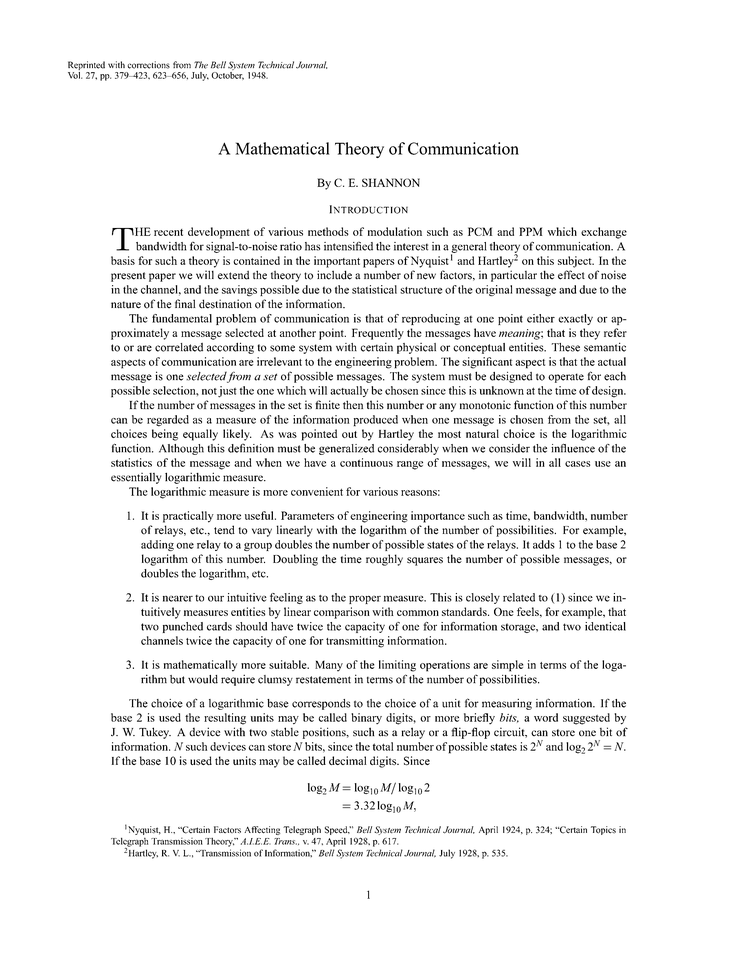
#> input picture TCI/image.png, 738 x 956 px, shrunk from 2550 x 3300 before the run
$ jupyter execute --allow-errors '[TCI] TP.ipynb'
#> lines starting #> are read from the running program, lines starting #| are printed output that depends on the picture
### TP1 : Source coding

On crée nous même un alphabet A avec les probas associés, on génère un vecteur aléatoire avec les symboles de l'alphabet. On calcule l'entropie, puis l'entropie réelle à partir de l'apparition des symboles dans le vecteur.

[cell 1]
Alphabet = {'A': 0.36, 'B': 0.12,'C': 0.35,'D': 0.04,'E': 0.09,'F': 0.01,'G': 0.03}

[cell 2]
import random

def genVecteur(n, Alpha):
    tab = []
    for i in range(n) :
        r = random.randint(0,999999999)
        r = r%100
        val = 0.0
        for cle,valeur in Alpha.items():
            val += valeur*100
            if (r <= val) :
                tab.append (cle)
                break
    return tab

[cell 3]
import math as m

def entropieReelle(X, Alpha):
    # print(X)
    dico = {}
    ent = 0
    for key in Alpha:
        dico[key] = 0
    for i in range (len(X)):
        dico[X[i]]=dico[X[i]]+1
    for cle, valeur in dico.items():
        pReelle = valeur/len(X)
        if pReelle != 0:
            ent = ent + pReelle*m.log(pReelle, 2)
    return -ent

[cell 4]
entropieReelle(genVecteur(100, Alphabet), Alphabet)

[cell 5]
Alphabet2 = {'A': 0.5, 'B': 0.5 }

entropieReelle(genVecteur(1000, Alphabet2), Alphabet2)

[cell 6]
import matplotlib.pyplot as plt
import numpy as np

def affichage(n):
#> called with n = 1000
    Lx = np.linspace(0.001,0.999,n)
    LyR=[]
    LyT=[]
    for a in Lx:
        Alphabet3 = {'0': a, '1': 1-a}
        LyT.append(-(a*m.log(a,2) + (1-a)*m.log(1-a,2)))
        LyR.append(entropieReelle(genVecteur(100, Alphabet3), Alphabet3))
    plt.plot(Lx, LyR)
    plt.plot(Lx, LyT)
    plt.show()
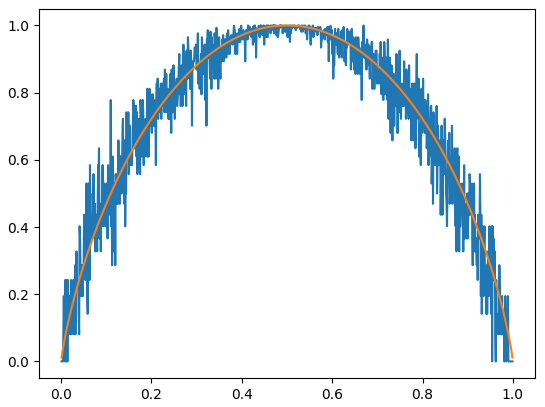
#> figure drawn by matplotlib, 1 panel; curve peaks at x = 0.414, y = 1; curve peaks at x = 0.5, y = 1

affichage(1000)

Question 4

            (p00               p10)
            (p01               p11)

(p0     p1) (p0*p00+p1*p01     p0*p10+p1*p11)

On a donc p0 = p0*p00+p1*p01 en régime stationnaire

or p1 = 1-p0

On obtient donc p0*p00 + (1-p0)*p01 = p0

p0*(p00-1-p01)=-p01

p0=p01/(1+p01-p00)
p1=(1-p00)/(1+p01-p00)

H(xk)   = Σ (xk|x(k-1)).p(x(k-1))
        = H(xk|x(k-1)=0).p(x(k-1)=0) + H(xk|x(k-1)=1).p(x(k-1)=1)
        = H(xk|x(k-1)=0).p0 + H(xk|x(k-1)=1).p1
        = -[ p(xk=0|x(k-1)=0).log2(p(xk=0|x(k-1)=0)) + p(xk=1|x(k-1)=0).log2(p(xk=1|x(k-1)=0)) ].p0
          -[ p(xk=0|x(k-1)=1).log2(p(xk=0|x(k-1)=1)) + p(xk=1|x(k-1)=1).log2(p(xk=1|x(k-1)=1)) ].p1
        = -[ p00.log2(p00) + p01.log2(p01) ].p0 - [ p10.log2(p10) + p11.log2(p11) ].p1


[cell 7]
from PIL import Image as Img
import numpy as np

def matriceTransition(picture):
#> called with picture = './image.png'
    im = Img.open(picture)
#> im is the input picture: PIL image 738x956 RGB; min 0, max 255, mean 241.3
    imgData = np.asarray(im)
    nN = 0
    bN = 0
    for i in range(len(imgData)):
        for j in range(len(imgData[0])):
            if imgData[i][j] == 0 and imgData[(i+1)%len(imgData)][j] == 0: # si on a un pixel noir et que le pixel "proche" associé est noir
                nN += 1 # on augmente le compteur de pixel noir associé à un pixel noir
            if imgData[i][j] == 1 and imgData[(i+1)%len(imgData)][j] == 0: # si on a un pixel blanc et que le pixel "proche" associé est noir
                bN += 1 # on augmente le compteur de pixel blanc associé à un pixel noir
#> this loop made 1 pass
#> after the loop, bN = 0; nN = 0
    nbPixel = len(imgData)*len(imgData[0]) # on calcule le nombre de pixels total
    P = [[nN/nbPixel, 1-(nN/nbPixel)], [bN/nbPixel, 1-(bN/nbPixel)]]
    return P

#> (a cell that did not finish here is left out)

[cell 9]
from PIL import Image as Img
import numpy as np

# [31 lines left out: function matriceTransition2, not called in this run]


#print(matriceTransition2(r"./image.png"))

[cell 10]
import numpy as np
import matplotlib.pyplot as plt
import cv2

# Question 2 et 3
def kMeansAlgo(k):
    image = cv2.imread('ex9Data/bird_small.tiff')
    image = cv2.cvtColor(image, cv2.COLOR_BGR2RGB)
    criteria = (cv2.TERM_CRITERIA_EPS + cv2.TERM_CRITERIA_MAX_ITER, 100, 0.85)
    pixel_vals = image.reshape((-1,3))
    pixel_vals = np.float32(pixel_vals)
    retval, labels, centers = cv2.kmeans(pixel_vals, k, None, criteria, 10, cv2.KMEANS_RANDOM_CENTERS)
    centers = np.uint8(centers)
    segmented_data = centers[labels.flatten()]
    segmented_image = segmented_data.reshape((image.shape))
    return (image, segmented_image)

def dessinerImg(img):
    plt.imshow(img)

#Question 3
(img, imgSeg) = kMeansAlgo(10)
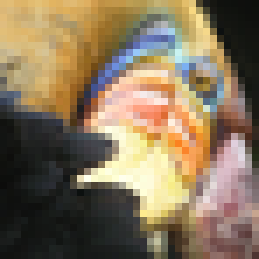
#> input picture TCI/ex9Data/bird_small.tiff, 37 x 37 px, shrunk from 128 x 128 before the run (shown 7 times larger)
#> in kMeansAlgo, image is the input picture: shape (37, 37, 3); mean B, G, R 91.3, 117.3, 135.3
#> in kMeansAlgo, `pixel_vals = image.reshape((-1,3))`: pixel_vals = 1369 rows, first 8: [224, 187, 117], [226, 189, 118], [223, 181, 106], [221, 181, 104], [226, 188, 112], [228, 193, 118], [227, 187, 109], [226, 180, 97]
#> in kMeansAlgo, `retval, labels, centers = cv2.kmeans(pixel_vals, k, None, criteria, 10..`: retval = 937012.5; labels = 1369 values, max 9 at index 94, min 0 at index 13, mean 4.42; centers = [[205.3, 149, 75.38], [231.6, 204.7, 169], [218.6, 180.3, 117.5], [73.45, 63.35, 55.63], [136.2, 163, 195.8], [25.61, 27.39, 25.12], [170.1, 148.5, 128.5], [248.6, 239.7, 202.5], [151.5, 113.1, 55.18], [118.9, 104.8, 101.3]]
#> in kMeansAlgo, `centers = np.uint8(centers)`: centers = [[205, 149, 75], [231, 204, 169], [218, 180, 117], [73, 63, 55], [136, 163, 195], [25, 27, 25], [170, 148, 128], [248, 239, 202], [151, 113, 55], [118, 104, 101]]
#> in kMeansAlgo, `segmented_data = centers[labels.flatten()]`: segmented_data = 1369 rows, first 8: [218, 180, 117], [218, 180, 117], [218, 180, 117], [218, 180, 117], [218, 180, 117], [218, 180, 117], [218, 180, 117], [218, 180, 117]
#> in kMeansAlgo, `segmented_image = segmented_data.reshape((image.shape))`:
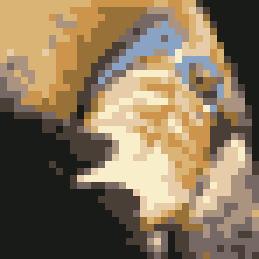
#> segmented_image: shape (37, 37, 3) (shown 7 times larger); mean R, G, B 134.8, 116.9, 91
dessinerImg(imgSeg)

[cell 11]
#Question 4

from sklearn.metrics import mean_squared_error
import numpy as np

def D(k):
    (img, imgseg) = kMeansAlgo(k)
    MSE = np.square(np.subtract(img,imgseg)).mean()
    return MSE

D(10)
#> call 2 of kMeansAlgo, with k = 10
#> in kMeansAlgo (call 2), `retval, labels, centers = cv2.kmeans(pixel_vals, k, None, criteria, 10..`: retval = 930826.5; labels = 1369 values, max 9 at index 29, min 0 at index 0, mean 5.12; centers = [[219.8, 178.4, 114.4], [198.6, 144.5, 71.31], [144.1, 107.7, 52.02], [170.3, 147.9, 126.6], [248.5, 239.3, 202.1], [230.8, 204.2, 167.7], [137.9, 163.3, 194.5], [117.2, 103.6, 100], [69.56, 60.76, 55.13], [25.33, 27.11, 24.82]]
#> in kMeansAlgo (call 2), `centers = np.uint8(centers)`: centers = [[219, 178, 114], [198, 144, 71], [144, 107, 52], [170, 147, 126], [248, 239, 202], [230, 204, 167], [137, 163, 194], [117, 103, 100], [69, 60, 55], [25, 27, 24]]
#> in kMeansAlgo (call 2), `segmented_data = centers[labels.flatten()]`: segmented_data = 1369 rows, first 8: [219, 178, 114], [219, 178, 114], [219, 178, 114], [219, 178, 114], [219, 178, 114], [219, 178, 114], [219, 178, 114], [219, 178, 114]
#> in kMeansAlgo (call 2), `segmented_image = segmented_data.reshape((image.shape))`:
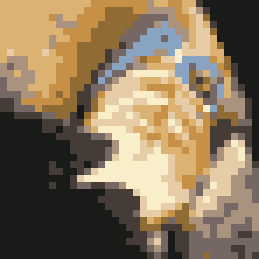
#> segmented_image: shape (37, 37, 3) (shown 7 times larger); mean R, G, B 134.8, 116.9, 90.9
#> in D, `MSE = np.square(np.subtract(img,imgseg)).mean()`: MSE = 74.39

[cell 12]
#Question 4

def codingRateRLE(k):
    (img, imgData) = kMeansAlgo(k)
    res, codebook, index = [], {}, 1
    for i in range(len(imgData)): # on parcourt toutes les lignes de l'image
        colorActual = imgData[i][0] # on initialise la première couleur
        string_row = "" # chaîne représentant la ligne en cours d'étude
        nombrePixel = 0 # nombre de pixels de cette couleur
        for j in range(len(imgData[0])): # on parcourt une ligne de l'image
            if (imgData[i][j] == colorActual).all() : # si la couleur du pixel étudié est identique à la précédente
                nombrePixel += 1 # on augmente
            else : # sinon (si la couleur est différente)
                if nombrePixel != 0 : # si le nombre de pixel est non nul
                    (codeIn, codebook, index) = miseEnDico(codebook, colorActual, index)
                    string = str(codeIn) + " " + str(nombrePixel) + ";"
                    string_row += string
                nombrePixel = 1
                colorActual = imgData[i][j]
                codeIn = codebook.get(colorToKey(list(colorActual)))
        colorActual = imgData[i][j]
        (codeIn, codebook, index) = miseEnDico(codebook, colorActual, index)
        string = str(codeIn) + " " + str(nombrePixel)
        string_row += string
        res.append(string_row)
        nombrePixel = 0
    return res, codebook

[cell 13]
# Fonctions annexes TP2 Q4

def colorToKey(liste):
    string = ""
    for i in range (3):
        string+= str(liste[i])
        if i != 2:
            string+= ","
    return string

def miseEnDico(dico, color, index):
    cle = colorToKey(list(color))
    if cle not in dico: # on regarde si on connaît ce code couleur dans le codebook
        dico[cle]=index # on ajoute la clé au dictionnaire
        code = index # on conserve le code de cette couleur
        index+=1
    else: # si la clé est connue
        code = dico.get(cle) # on récupère le code de cette couleur
    return (code,dico, index)

[cell 14]
#Test Q4

(result, cb) = codingRateRLE(5)
#> call 3 of kMeansAlgo, with k = 5
#> in kMeansAlgo (call 3), `retval, labels, centers = cv2.kmeans(pixel_vals, k, None, criteria, 10..`: retval = 1854391.6; labels = 1369 values, max 4 at index 52, min 0 at index 64, mean 1.96; centers = [[239.9, 221.6, 184.6], [209.4, 166.5, 102.4], [32.3, 32.79, 30.47], [152.7, 150.8, 158], [126, 100.8, 74.32]]
#> in kMeansAlgo (call 3), `centers = np.uint8(centers)`: centers = [[239, 221, 184], [209, 166, 102], [32, 32, 30], [152, 150, 157], [125, 100, 74]]
#> in kMeansAlgo (call 3), `segmented_data = centers[labels.flatten()]`: segmented_data = 1369 rows, first 8: [209, 166, 102], [209, 166, 102], [209, 166, 102], [209, 166, 102], [209, 166, 102], [209, 166, 102], [209, 166, 102], [209, 166, 102]
#> in kMeansAlgo (call 3), `segmented_image = segmented_data.reshape((image.shape))`:
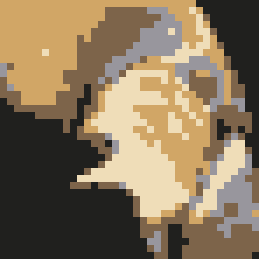
#> segmented_image: shape (37, 37, 3) (shown 7 times larger); mean R, G, B 134.7, 116.7, 90.8
#> the loop in codingRateRLE, `for i in range(len(imgData)): # on parcourt toutes les lignes de l'image` made 37 passes
#> (string_row, index) on passes 2 to 9: ('1 15;3 6;4 3;1 3;5 1;1 1;2 8', 6), ('1 15;3 8;4 2;1 3;5 1;3 1;2 7', 6), ('1 14;3 8;4 4;1 2;5 1;1 1;2 7', 6), ('1 13;3 7;4 4;5 1;4 1;1 2;5 2;3 1;2 6', 6), ('1 11;3 1;1 1;3 7;4 6;1 3;5 1;1 1;2 6', 6), ('1 11;3 8;4 7;5 1;1 1;5 2;1 1;3 1;2 5', 6), ('1 6;5 1;1 4;3 7;4 7;5 4;1 3;2 5', 6), ('1 11;3 5;4 4;3 1;1 2;5 4;4 3;1 2;3 1;2 4', 6)
#> (string_row, string, index) on passes 10 to 14: ('', '2 4', 6), ('', '2 3', 6), ('', '2 3', 6), ('', '2 2', 6), ('', '', 6)
print(result[0:10],cb)
#> (printed output is left out)
(im1, im2)=kMeansAlgo(5)
dessinerImg(im2)

[cell 15]
import math

# [35 lines left out: function R, not called in this run]

[cell 16]
import math
from math import floor, log

def R2(k):
    img = 'ex9Data/bird_small.tiff'
    rle, codebook = codingRateRLE(k)
    res = 0
    image = cv2.imread(img)
    nb_col = image.shape[0]
    nb_ligne = image.shape[1]
    for i in range(len(rle)):
        raw = rle[i]
        list = raw.split(";")
        for obj in list:
            couple = obj.split(" ")
            res += floor(log(int(couple[0]),2)) + floor(log(int(couple[1]),2)) + 2
    res += 24*k
    res = res / (nb_col*nb_ligne)
    return res

R2(4)
#> in kMeansAlgo (call 5), `segmented_image = segmented_data.reshape((image.shape))`:
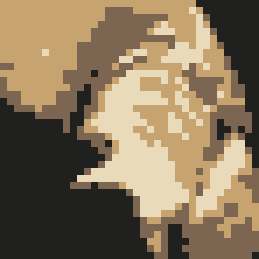
#> segmented_image: shape (37, 37, 3) (shown 7 times larger); mean R, G, B 134.7, 117.1, 90.7
#> the loop in codingRateRLE (call 2), `for i in range(len(imgData)): # on parcourt toutes les lignes de l'image` made 37 passes
#> the loop in R2, `for i in range(len(rle)):` made 37 passes

[cell 17]
# Question 5
from matplotlib import pyplot

def courbeDR():
    Lx = []
    Ly = []
    for k in range (2, 21):
        Lx.append(R2(k))
#> in kMeansAlgo (call 6), `segmented_image = segmented_data.reshape((image.shape))`:
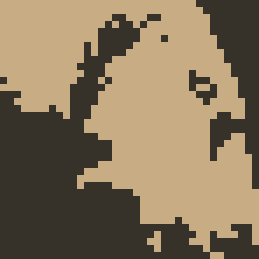
#> segmented_image: shape (37, 37, 3) (shown 7 times larger); mean R, G, B 134.8, 117.1, 90.8
#> the loop in R2 (call 2), `for i in range(len(rle)):` made 37 passes
        Ly.append(D(k))
    pyplot.scatter(Lx, Ly, c = 'red')

courbeDR()
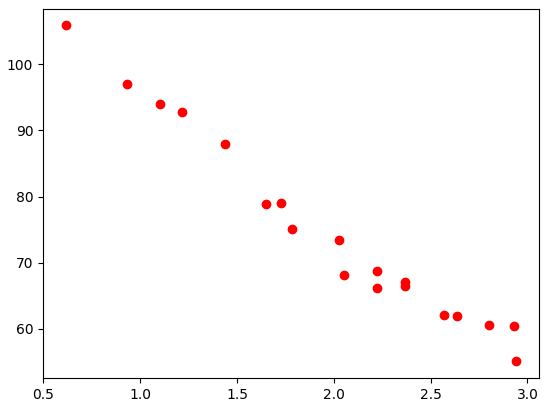
#> figure drawn by matplotlib, 1 panel

[cell 18]
# I(x,y)= H(x) + H(y) - H(x,y)
# I(x,y) = Somme(j=0 à J-1) Somme(k=0 à K-1) p(xj,yk).log2(p(xj,yk)/[p(xj)*p(yk)])

[cell 19]
import json

def reconstructionImage(RLE, codebook):
    decodebook = changementDico(codebook)
    image = []
    for i in range (len(RLE)):
        ligne = []
        liste = RLE[i].split(";")
        for j in range(len(liste)):
            liste2 = liste[j].split(" ")
            for k in range (int(liste2[1])):
                ligne.append(decodebook.get(int(liste2[0])))
        image.append(np.array(ligne))
    return np.array(image)

def keyToColor(string):
    liste = string.split(",")
    listeARendre = []
    for i in range(3):
        listeARendre.append(int(liste[i]))
    return np.array(listeARendre)

def changementDico(dico):
    dictionnaireCouleurs = {}
    for cle,valeur in dico.items():
        dictionnaireCouleurs[valeur]=keyToColor(cle)
    return dictionnaireCouleurs

def affichage_image(path_cb, path_rle) :
    f = open(path_cb, "r")
    codebook = json.load(f)
    f.close()
    g = open(path_rle, "r")
    image = []
    image = json.load(g)
    g.close()
    dessinerImg (reconstructionImage(image, codebook))

def stockage_image(path_cb, path_rle) :
    k = 11
    (res, codebook) = codingRateRLE(k)
    f = open(path_cb, "w")
    json.dump(codebook, f)
    f.close()
    g = open(path_rle, "w")
    json.dump(res, g)
    g.close()
    print("fait")


path_cb = "./cb.json"
path_rle = "./rle.json"
stockage_image(path_cb, path_rle)
#> in codingRateRLE (call 22), `(img, imgData) = kMeansAlgo(k)`:
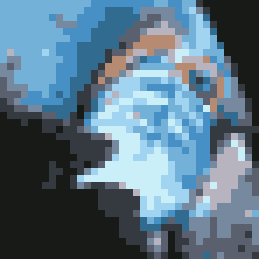
#> imgData: shape (37, 37, 3) (shown 7 times larger); mean B, G, R 134.7, 116.8, 91
#> the loop in codingRateRLE (call 22), `for i in range(len(imgData)): # on parcourt toutes les lignes de l'image` made 37 passes
affichage_image(path_cb, path_rle)

#img = reconstructionImage(result, cb)
#dessinerImg(img)
